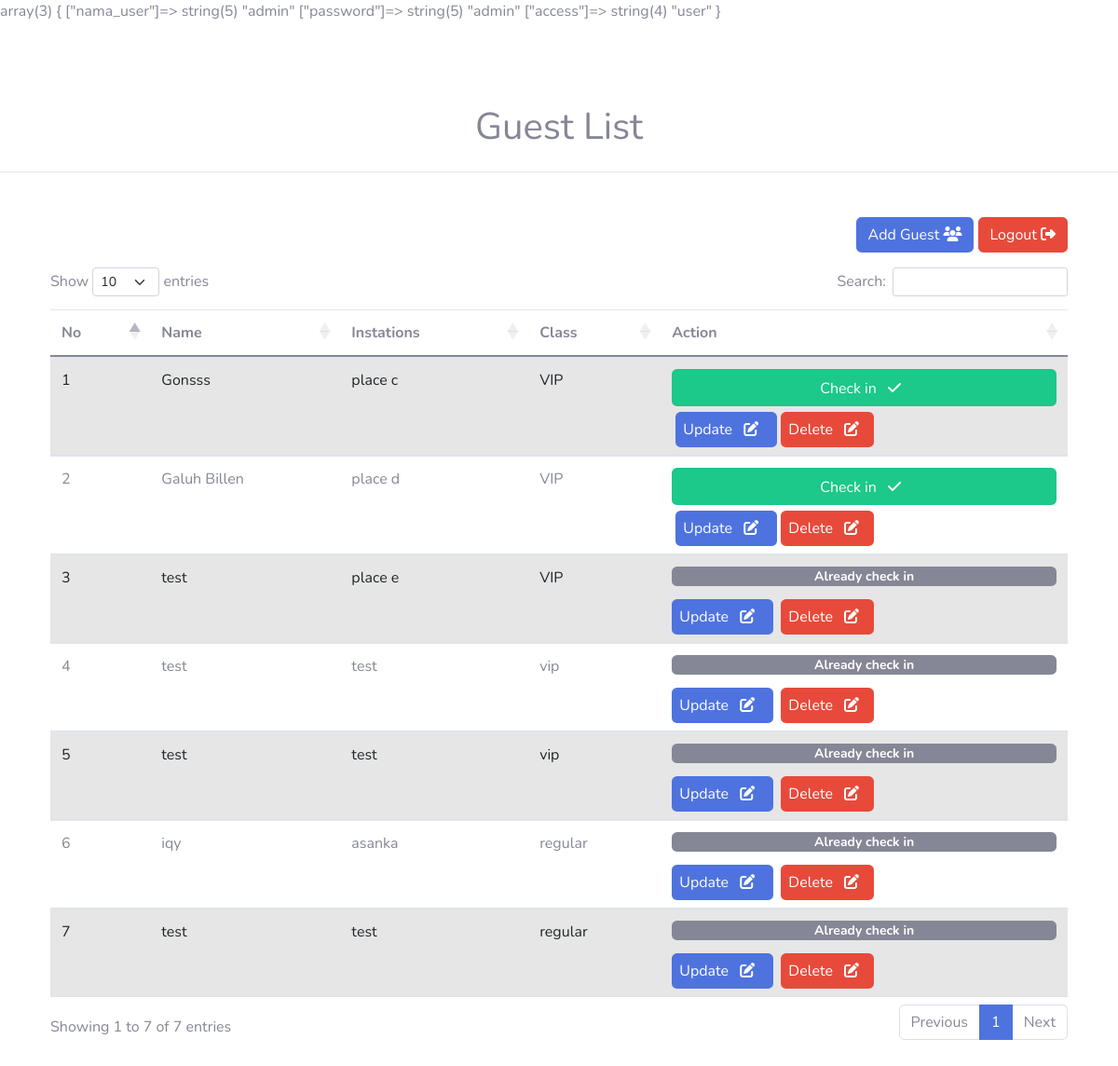
The page /public/index.php (signed in) on the database its author committed.
### tables this page shows
CREATE TABLE `guestlist` (
  `id` int(11) NOT NULL,
  `name` varchar(255) NOT NULL,
  `class` varchar(255) NOT NULL,
  `instantion` varchar(50) NOT NULL,
  `status` varchar(20) NOT NULL
);

### app/core/controller.php (called while the page is built, shortened)
<?php
    class Controller{
        public function view($view, $data = ""){
            require_once "../app/views/$view.php";
        }
        public function model($model){
            return new $model;
        }
    }
?>

### app/core/app.php (called while the page is built, shortened)
<?php
    class App{
        protected
        $method = "index",
        $controller = "home",
        $params = [];
        public function __CONSTRUCT(){
            $this->controller = new $this->controller();
            call_user_func_array([$this->controller, $this->method], $this->params);
        }
    }
?>

### public/index.php (called while the page is built, shortened)
<?php
$app = new App();
?>

### app/core/db.php (called while the page is built, shortened)
<?php
    class Db{
        private $host = host;
        private $user = user;
        private $pass = password;
        private $db_name = db;
        private $dbh, $stmt;
        public function __construct(){
            $dsn = "mysql:host=$this->host;dbname=$this->db_name";
            $option = [
                PDO::ATTR_PERSISTENT => true,
                PDO::ATTR_ERRMODE => PDO::ERRMODE_EXCEPTION,
            ];
            try{
                $this->dbh = new PDO($dsn, $this->user, $this->pass, $option);
            }
            catch(PDOException $e){
                die($e->getMessage());
            }
        }
        public function bind($param, $value, $type = null){
            if(is_null($type)) {
                switch(true){
                    case is_int($value) :
                        $type = PDO::PARAM_INT;
                    break;
                }
            }
            $this->stmt->bindValue($param, $value, $type);
        }
        public function execute(){
            $this->stmt->execute();
        }
        public function resultSet(){
            $this->execute();
            return $this->stmt->fetchAll(PDO::FETCH_ASSOC);
        }
        public function query($query){
            $this->stmt = $this->dbh->prepare($query);
        }
    }
?>

### app/models/mainModel.php (called while the page is built, shortened)
<?php
    class mainModel{
        private $db;
        public function __construct()
        {
            $this->db = new Db;
        }
        public function showingAlls($table, $validator, $validate){
            $validatora = ltrim($validator, ":");
            $sql = "SELECT * FROM $table WHERE $validatora = $validator";
            $this->db->query($sql);
            $this->db->bind($validator, $validate);
            $this->db->execute();
            return $this->db->resultSet();
        }
    }
?>

### app/views/home.php (the view, shortened to what this page needs)
<?php
	var_dump($_SESSION);
?>
<div class="container-fluid p-0 border-bottom mt-3">
	<div class="container">
		<div class="row justify-content-center">
			<div class="col-lg-12 p-0 text-center">
			</div>
			<div class="col-lg-12 mt-5 mb-3">
				<h1 class="text-center">Guest List</h1>
			</div>
		</div>
	</div>
</div>
<div class="container-md mb-5">
	<div class="row">
		<div class="col-lg-12 mt-5">
			<div class="logout mb-3 text-end">
				<?php
					if ($_SESSION['nama_user'] == 'admin') {?>
				<button class="btn btn-primary align-end" data-bs-toggle="modal" data-bs-target="#addModal" >Add Guest <i class="fas fa-users text-white"></i> </button>
				<?php } ?>
				<a href="<?= url ?>home/logout" class="btn btn-danger align-end">Logout <i class="fas fa-sign-out-alt text-white"></i> </a>
			</div>
			<table id="example" class="table table-striped table-responsive-md" style="width:100%">
				<thead>
					<tr>
						<th>No</th>
						<th>Name</th>
						<th>Instations</th>
						<th>Class</th>
						<th>Action</th>
					</tr>
				</thead>
				<tbody>
					<?php
						$count = 1;
						foreach ($data as $d) { ?>
						<td><?= $count ?></td>
						<td><?= $d['name'] ?></td>
						<td><?= $d['instantion'] ?></td>
						<td><?= $d['class'] ?></td>
						<td>
							<?php
								if ($d['status'] === '2') { ?>
							<div class="checkin d-block mb-2">
								<a href="<?= url . 'home/progress_checkin/' . $d['id'] ?>" class="d-block text-decoration-none text-reset bg-success rounded p-1 ps-1 pe-1 text-center" href="">
									<p class="d-inline text-white">Check in</p>
									<i class="fas fa-check submit text-white rounded p-2 pe-0"></i>
								</a>
							</div>
							<div class="update d-inline">
								<a href="<?= url . 'home/update_guest/' . $d['id'] ?>" class="text-decoration-none text-reset bg-primary rounded p-2 ps-3 pe-3 ms-1" href="">
									<p class="d-inline text-white">Update</p>
									<i class="fas fa-edit submit text-white rounded p-2 pe-0"></i>
								</a>
							</div>
							<div class="update d-inline">
								<a href="<?= url . 'home/delete_guest/' . $d['id'] ?>" class="text-decoration-none text-reset bg-danger rounded p-2 ps-3 pe-3 ms-1" href="">
									<p class="d-inline text-white">Delete</p>
									<i class="fas fa-edit submit text-white rounded p-2 pe-0"></i>
								</a>
							</div>
							<?php } else{?>
							<span style="font-size: 14px;" class="badge bg-secondary mb-3 d-block">Already check in</span>
							<div class="update mt-1 d-inline mr-2">
								<a href="<?= url . 'home/update_guest/' . $d['id'] ?>" class="text-decoration-none text-reset bg-primary rounded p-2 ps-3 pe-3" href="">
									<p class="d-inline text-white">Update</p>
									<i class="fas fa-edit submit text-white rounded p-2 pe-0"></i>
								</a>
							</div>
							<div class="update mt-1 d-inline">
								<a href="<?= url . 'home/delete_guest/' . $d['id'] ?>" class="text-decoration-none text-reset bg-danger rounded p-2 ps-3 pe-3" href="">
									<p class="d-inline text-white">Delete</p>
									<i class="fas fa-edit submit text-white rounded p-2 pe-0"></i>
								</a>
							</div>
							<?php } ?>
						</td>
					<?php $count++; } ?>
			</table>
		</div>
	</div>
</div>

### app/controllers/home.php (shortened to what this page needs)
<?php
    class Home extends Controller{
        public function index(){
            if ($_SESSION['access']) {
                $data = $this->model('mainModel')->showingAlls('guestlist', 'status', 1);
                $this->view('include/header');
                $this->view('home', $data);
                $this->view('include/footer');
            }
            else{
                $this->direct('login');
            }
        }
    }
?>

### app/views/include/header.php (shortened to what this page needs)
<!DOCTYPE html>
<html lang="en">
	<head>
		<link rel="stylesheet" href="<?=url?>css/style.css">
		<link rel="stylesheet" href="<?=url?>css/responsive.css">
		<link href="https://cdn.jsdelivr.net/npm/bootstrap@5.1.3/dist/css/bootstrap.min.css" rel="stylesheet">
		<link rel="stylesheet" href="https://cdn.datatables.net/1.11.3/css/dataTables.bootstrap5.min.css">
		<link rel="stylesheet" href="https://cdnjs.cloudflare.com/ajax/libs/twitter-bootstrap/5.0.1/css/bootstrap.min.css">
		<link href="vendor/fontawesome-free/css/all.min.css" rel="stylesheet" type="text/css">
		<link href="<?=url . 'css/sb-admin-2.min.css'?>" rel="stylesheet">
	</head>
	<body>

### app/views/include/footer.php (shortened to what this page needs)
</body>
</html>

### rows shown on the page
guestlist: name "Gonsss", instantion "place c", class "VIP"
guestlist: name "Galuh Billen", instantion "place d", class "VIP"
guestlist: name "test", instantion "place e", class "VIP"
guestlist: name "test", instantion "test", class "vip"
guestlist: name "test", instantion "test", class "vip"
guestlist: name "iqy", instantion "asanka", class "regular"
guestlist: name "test", instantion "test", class "regular"
